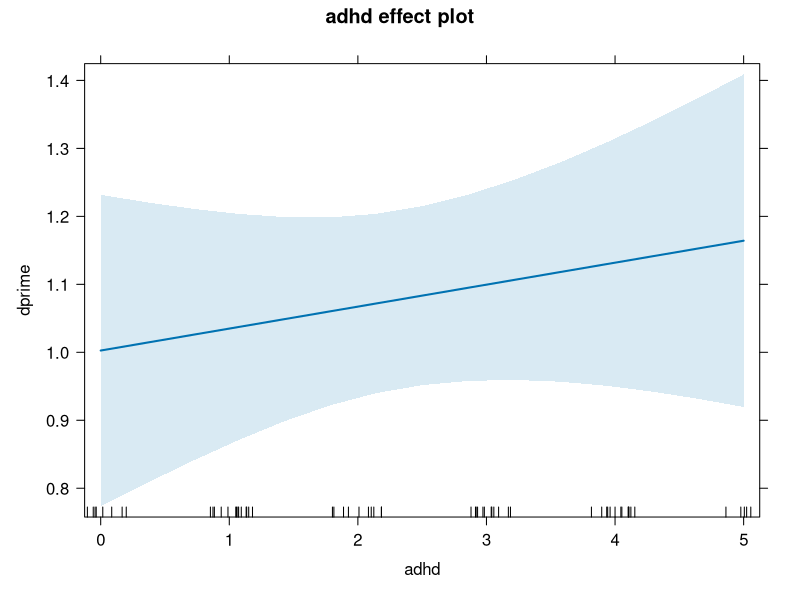
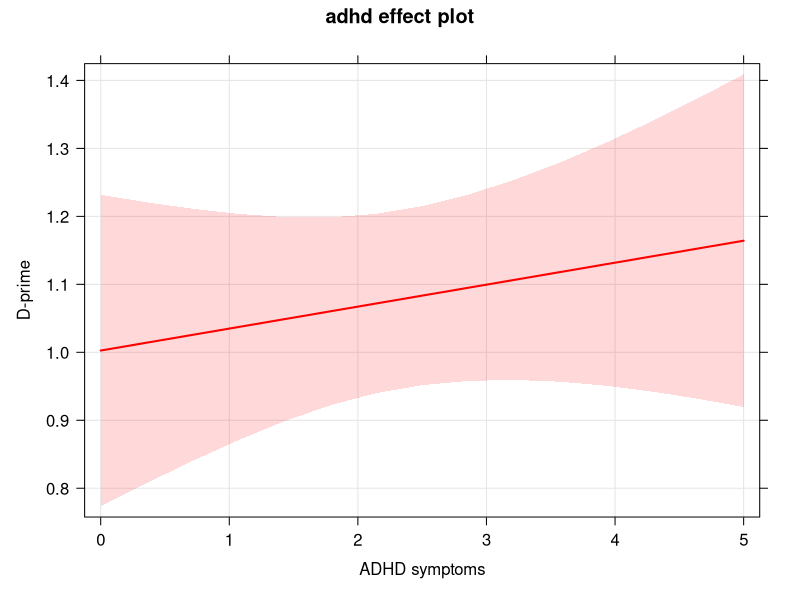
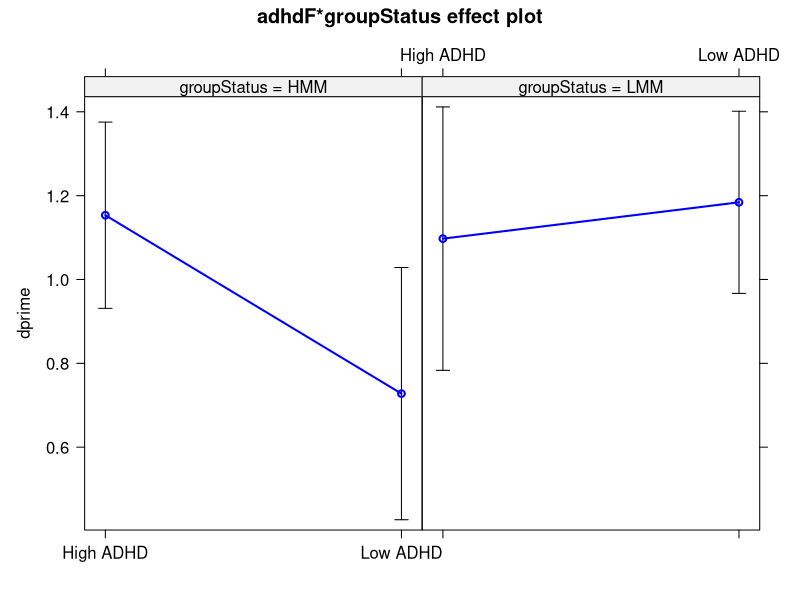

Source code (R) for these figures, in order:
## ---- chunk 1
df <- read.csv("uncapher_2016_repeated_measures_dataset.csv")
head(df)
## ---- chunk 2
library(tidyverse)
 df <- df %>%   
    # only keep data from the task when distractor was present
   dplyr::filter(numDist == 6) %>%
   # only include high or low groups for multitasking.
   dplyr::filter(groupStatus != "") %>%
   # if adhd score is lower than mean, label "low", else label "high""
   mutate(adhdF = as.factor(ifelse(adhd < mean(adhd), "Low ADHD", "High ADHD")))
  
names(df)
## ---- chunk 3
t.test(dprime ~ adhdF, data = df)
## ---- chunk 4
lm(dprime ~ adhd, data = df)
## ---- chunk 5
aov(dprime ~ adhdF, data = df)
## ---- chunk 6
lm(dprime ~ adhd + bis, data = df)
## ---- chunk 7
aov(dprime ~ adhdF + bis, data = df)
## ---- chunk 8
lm(dprime ~ adhd*bis, data = df)
## ---- chunk 9
aov(dprime ~ adhdF*groupStatus, data = df)
## ---- chunk 10
cor.test(df$dprime, df$adhd)
## ---- chunk 11
# first, we will save our model object and call it lm1
lm1 <-  lm(dprime ~ adhd, data = df)
# then we will ask for the summary of the model results
summary(lm1)


# save the model 
save (lm1, file = "my_model.Rda")
## ---- chunk 12
summary(lm1)$coefficients

# save the table for later
my_table <- summary(lm1)$coefficients
save(my_table, file = "my_table.Rda")
## ---- chunk 13

a1 <- aov(dprime ~ adhdF, data = df)

summary(a1)
## ---- chunk 14

a2 <- aov(dprime ~ adhdF * groupStatus, data = df)

summary(a2)
## ---- chunk 15
#install.packages("effects")
library(effects)
## ---- chunk 16
# This function requires the X variable in quotes, and the saved model object
plot(effect("adhd", lm1))

## ---- chunk 17

plot(effect("adhd", lm1), rug = F, colors = "red", xlab = "ADHD symptoms", ylab = "D-prime",
     axes=list(grid=TRUE))

## ---- chunk 18
plot(effect("adhdF:groupStatus", a2), xlab = "", colors = c("Blue", "Black"))
